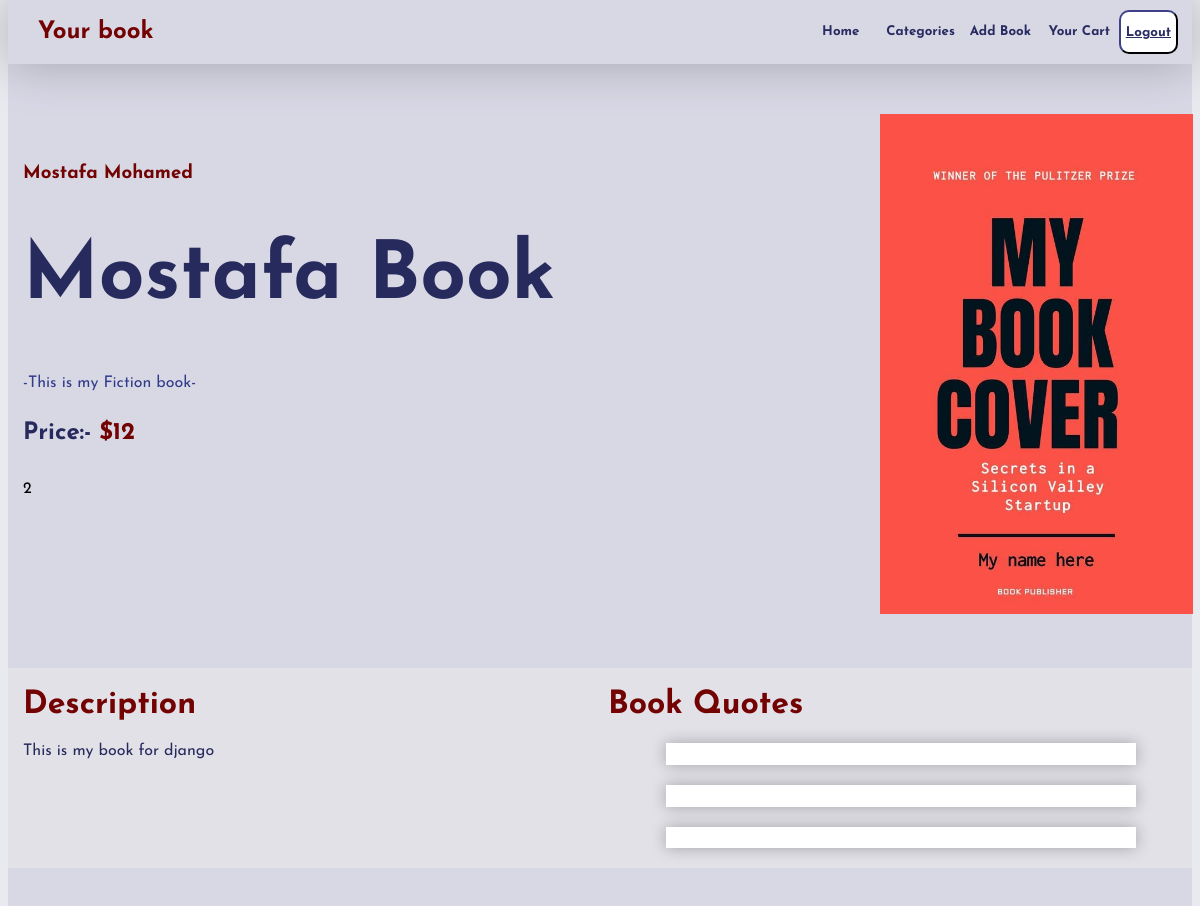
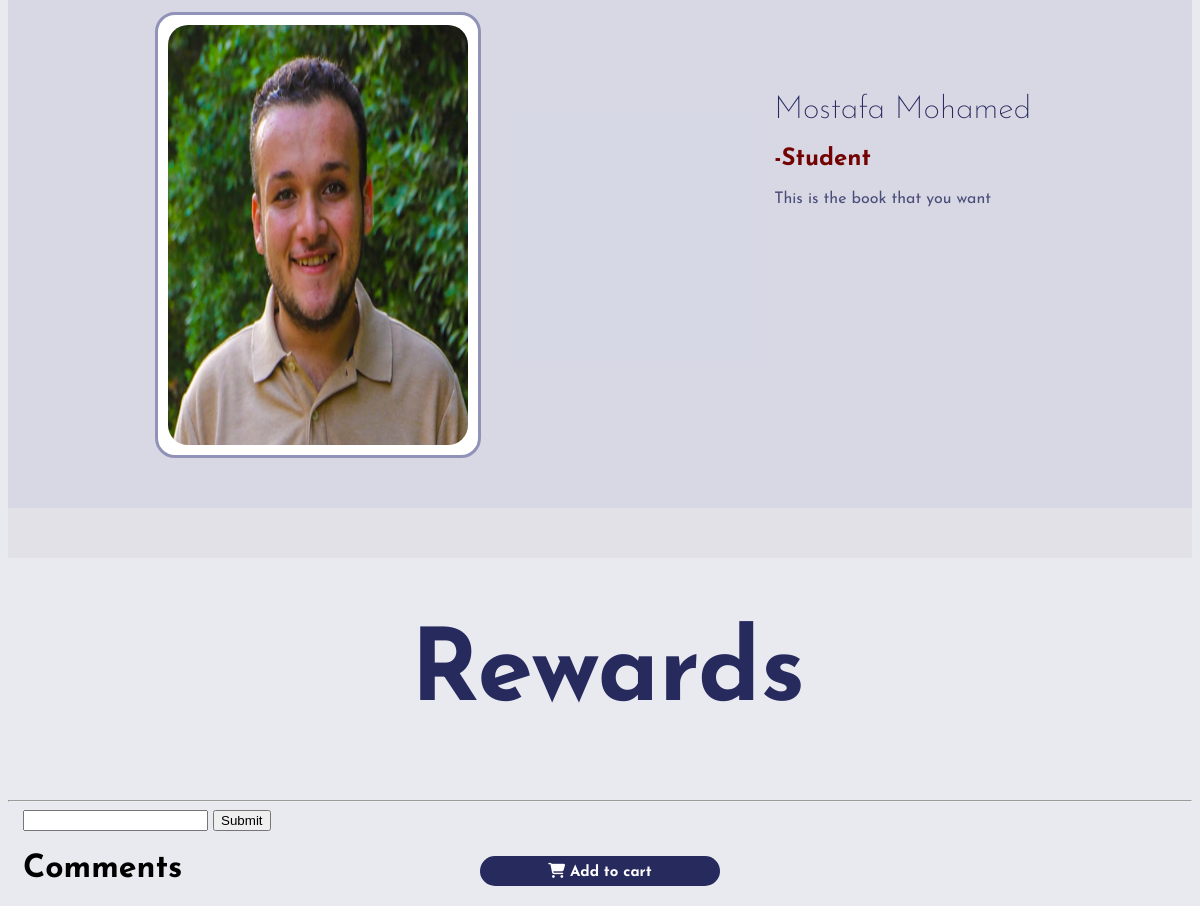
Page /book/2 (signed in) on the committed database (2 pictures, top to bottom).
### bstore/models.py (models this page shows)
class books(models.Model):
    bookuser= models.ForeignKey('User', on_delete=models.CASCADE,  default= None, blank=True)
    name = models.CharField(max_length=80)
    slogan = models.CharField(max_length=200, null=True, default = None)
    cover = models.ImageField(upload_to='cover/', blank=True)
    price = models.IntegerField()
    description = models.CharField(max_length=500)
    authorname= models.CharField(max_length=30)
    position = models.CharField(max_length=30)
    wordbyauthor = models.CharField(max_length=500)
    bookcategory=models.ForeignKey('categories',  related_name="bookcategory", default=None, blank=True, null=True, on_delete= models.CASCADE)
    authorimage = models.ImageField(upload_to='author/', default= None, blank=True)
    quantity=models.IntegerField(default=0)
    quote1 = models.CharField(max_length=100, blank=True, default=None, null=True)
    quote2 = models.CharField(max_length=100, blank=True, default=None, null=True)
    quote3 = models.CharField(max_length=100, blank=True, default=None, null=True)
    addtocart = models.ManyToManyField('User', default=None, blank=True, related_name='addd')
    bookrewards = models.ManyToManyField('rewards', default=None, null=True, blank=True)

### bstore/views.py (the view)
# urls.py: path('book/<int:id>', views.book, name='book'),
def book(request, id):
    submitedbook = books.objects.get(id=id)
    bkchapters = chapters.objects.filter(chapterbook=submitedbook)
    submitedbookrewards = submitedbook.bookrewards.all()
    bookcomments = comments.objects.filter(commentbook= submitedbook)
    return render(request, 'network/book.html', {'book':submitedbook, 'chapters':bkchapters,  'comments':bookcomments, 'rewards':submitedbookrewards})

### bstore/templates/network/book.html (shortened to what this page needs)
{% extends "network/layout.html" %}
{% load static %}
        {% block body %}
        <div id="title">
            <div class="container">
                <div id="titlewritten">
                <h3 id="authorname">{{book.authorname}}</h3>
                <h1 id="bookname"> {{book.name}}</h1>
                <p id="slogan">-{{book.slogan}}-</p>
                <h2 id="price">Price:- <span>${{book.price}}</span></h2>
                <div id="cartbuy">
                {% if request.user in book.addtocart.all %}
                <button id="{{book.id}}" class="boughtcart"><i class="fa-solid fa-cart-shopping"></i> Added to cart</button>
                {% else %}
                <button id="{{book.id}}" class="buycart"><i class="fa-solid fa-cart-shopping"></i> Add to cart</button>
                {% endif %}
                <p>{{book.addtocart.all.count}}</p>
                </div>
                </div>
                <div>
                    <img id='bookimg' src="..{{book.cover.url}}">
                </div>
            </div>
        </div>
        <div id="dqdiv">
        <div class="container" id="descriptionquotes">
            <div id="description">
                <h1 class="dqheading">Description</h1>
                <p id="dpar">{{book.description}}</p>
            </div>
            <div id="quotes">
                {% if book.quote1 or book.quote2 or book.quote3 is not None %}
                <h1 class="dqheading">Book Quotes</h1>
                {% if book.quote1 is not None %}
                <div class='quotediv'>
                </div>
                {% endif %}
                {% if book.quote2 is not None %}
                <div class='quotediv'>
                </div>
                {% endif %}
                {% if book.quote3 is not None %}
                <div class='quotediv'>
                </div>
                {% endif %}
                {% endif %}
            </div>
        </div>
    </div>
    <div id="author">
        <div class="container" id="authorcontainer">
            <div id="authorimage">
                <img id='aimage'src="..{{book.authorimage.url}}">
            </div>
            <div id="authorwritten">
                <h1 style="font-weight: 200;">{{book.authorname}}</h1>
                <h2>-{{book.position}}</h2>
                <p>{{book.wordbyauthor}}</p>
            </div>
        </div>
    </div>
    <div id="chaptersfull">
        <div class="container" id="chapters">
        </div>
    </div>
    <div class="container">
        {% if rewards is not None %}
        <h1 id="rewadheading">Rewards</h1>
           {% endif %}
    </div>
    <hr>
    <div class="container">
    <form id="addcomment" method="post">
        <input  name='thecomment'id="comment">
        <input type="submit">
    </form>
</div>
    <div class="container">
        <h1>Comments</h1>
    </div>
    {% endblock %}

### bstore/static/network/styles.css (style rules this page uses)
.container { padding-left: 15px; padding-right: 15px; margin-left: auto; margin-right: auto; }
@media (min-width:768px) { .container { width:750; } }
@media (min-width:992px) { .container { width: 970px; } }
@media (min-width: 1200px) { .container { width:1170px } }
body { margin-top: 0px; font-family: 'Josefin Sans', sans-serif; background-color: rgba(145, 146, 183, 0.201); }
#title { background-color: rgba(145, 146, 183, 0.201); padding-top:50px; padding-bottom: 50px; width: 100%; height:auto; }
#authorname { font-family: 'Josefin Sans', sans-serif; color:rgb(115, 3, 3); margin-top:0px; }
#bookname { font-family: 'Josefin Sans', sans-serif; font-size:80px; line-height: 85px; color: rgb(39, 42, 93); }
#slogan { color: rgb(50, 60, 139); }
#title .container { display: flex; justify-content: space-between; }
#bookimg { max-height: 500px; }
#titlewritten { padding-top:50px }
#price { padding-top:10px; color: rgb(39, 42, 93); }
#price span { color:rgb(115, 3, 3); }
#cartbuy { display: flex; }
.buycart { background-color: rgb(39, 42, 93); border:none; color:white; width:320px; height:50px; border-radius: 15px; margin-right:15px; font-family: 'Josefin Sans', sans-serif; font-weight: 700; font-size: 20px; transition: 1s; }
#descriptionquotes { display:flex; justify-content: space-between; }
#description { width:calc(50% - 15px); margin-right: 15px; }
#quotes { width:50%; }
.dqheading { color: rgb(115, 3, 3); }
.quotediv { width:80%; margin-bottom: 20px; margin-left: auto; margin-right: auto; box-shadow: 0px 0px 15px 0px rgb(0 0 0 / 28%) ; background-color: white; padding:1px; }
#dqdiv { background-color: rgba(189, 184, 184, 0.163); }
#dpar { color: rgb(39, 42, 93); }
#author { background-color: rgba(145, 146, 183, 0.201); width:100%; padding:0px; }
#authorcontainer { display: flex; padding-top: 50px; padding-bottom: 50px; justify-content: space-around; }
#authorwritten { padding-left: 30px; padding-right: 30px; padding-top: 60px; }
#authorimage { border-radius: 20px; border: solid rgb(145, 146, 183); padding:10px; background-color: white; }
#aimage { display: block; border-radius: 20px; width:300px; height: 420px; margin-top: auto; margin-bottom: auto; }
#authorwritten h1 { color:rgb(39, 42, 93); }
#authorwritten h2 { color:rgb(115, 3, 3); }
#authorwritten p { color:rgba(39, 42, 93, 0.804); }
#chaptersfull { background-color:rgba(189, 184, 184, 0.163); width:100%; }
#chapters { display:flex; flex-wrap: wrap; padding-bottom: 50px; justify-content: space-between; }
#rewadheading { text-align: center; font-size: 100px; color: rgb(39, 42, 93); }
hr { color:rgba(167, 165, 165, 0.196); height: 0.01px; }
.buycart { background-color: rgb(39, 42, 93); border:none; color:white; width:240px; height:30px; border-radius: 17px; margin-right:15px; font-family: 'Josefin Sans', sans-serif; font-weight: 700; font-size: 15px; transition: 0.7s; position: absolute; bottom:20px; left:50%; margin-left:-120px; }

### rows in the picture
books: authorname "Mostafa Mohamed", name "Mostafa Book", slogan "This is my Fiction book", price "12", addtocart.all.count "2", cover (picture), description "This is my book for django", authorimage (picture), position "Student", wordbyauthor "This is the book that you want"
